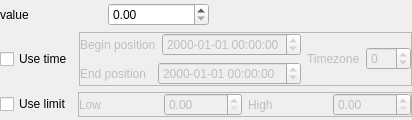
                <widget class="QWidget" name="dataValuesTab">
                 <layout class="QVBoxLayout" name="verticalLayout_11" stretch="1,2,1">
                  <property name="leftMargin">
                   <number>0</number>
                  </property>
                  <property name="topMargin">
                   <number>3</number>
                  </property>
                  <property name="rightMargin">
                   <number>0</number>
                  </property>
                  <property name="bottomMargin">
                   <number>3</number>
                  </property>
                  <item>
                   <layout class="QHBoxLayout" name="horizontalLayout_18" stretch="1,1,2">
                    <item>
                     <widget class="QLabel" name="label_30">
                      <property name="text">
                       <string>value</string>
                      </property>
                     </widget>
                    </item>
                    <item>
                     <widget class="QDoubleSpinBox" name="dvalueValue">
                      <property name="toolTip">
                       <string>the value to be assigned</string>
                      </property>
                     </widget>
                    </item>
                    <item>
                     <spacer name="horizontalSpacer_3">
                      <property name="orientation">
                       <enum>Qt::Horizontal</enum>
                      </property>
                      <property name="sizeHint" stdset="0">
                       <size>
                        <width>40</width>
                        <height>20</height>
                       </size>
                      </property>
                     </spacer>
                    </item>
                   </layout>
                  </item>
                  <item>
                   <layout class="QHBoxLayout" name="horizontalLayout_19" stretch="1,7">
                    <property name="leftMargin">
                     <number>0</number>
                    </property>
                    <item>
                     <widget class="QCheckBox" name="dvalueTime">
                      <property name="text">
                       <string>Use time</string>
                      </property>
                     </widget>
                    </item>
                    <item>
                     <widget class="QFrame" name="dvalueFrame">
                      <property name="enabled">
                       <bool>false</bool>
                      </property>
                      <property name="frameShape">
                       <enum>QFrame::StyledPanel</enum>
                      </property>
                      <property name="frameShadow">
                       <enum>QFrame::Raised</enum>
                      </property>
                      <layout class="QHBoxLayout" name="horizontalLayout_43" stretch="2,1">
                       <property name="margin">
                        <number>0</number>
                       </property>
                       <item>
                        <layout class="QVBoxLayout" name="verticalLayout_3">
                         <property name="bottomMargin">
                          <number>0</number>
                         </property>
                         <item>
                          <layout class="QHBoxLayout" name="horizontalLayout_50" stretch="1,2">
                           <property name="bottomMargin">
                            <number>0</number>
                           </property>
                           <item>
                            <widget class="QLabel" name="label_31">
                             <property name="text">
                              <string>Begin position</string>
                             </property>
                            </widget>
                           </item>
                           <item>
                            <widget class="QDateTimeEdit" name="dvalueBegin">
                             <property name="displayFormat">
                              <string>yyyy-MM-dd hh:mm:ss</string>
                             </property>
                            </widget>
                           </item>
                          </layout>
                         </item>
                         <item>
                          <layout class="QHBoxLayout" name="horizontalLayout_51" stretch="1,2">
                           <item>
                            <widget class="QLabel" name="label_32">
                             <property name="text">
                              <string>End position</string>
                             </property>
                            </widget>
                           </item>
                           <item>
                            <widget class="QDateTimeEdit" name="dvalueEnd">
                             <property name="displayFormat">
                              <string>yyyy-MM-dd hh:mm:ss</string>
                             </property>
                            </widget>
                           </item>
                          </layout>
                         </item>
                        </layout>
                       </item>
                       <item>
                        <layout class="QVBoxLayout" name="verticalLayout_18">
                         <property name="bottomMargin">
                          <number>0</number>
                         </property>
                         <item>
                          <layout class="QHBoxLayout" name="horizontalLayout_52">
                           <item>
                            <widget class="QLabel" name="label_49">
                             <property name="text">
                              <string>Timezone</string>
                             </property>
                            </widget>
                           </item>
                           <item>
                            <widget class="QSpinBox" name="dvalueTz">
                             <property name="minimum">
                              <number>-12</number>
                             </property>
                             <property name="maximum">
                              <number>12</number>
                             </property>
                            </widget>
                           </item>
                          </layout>
                         </item>
                        </layout>
                       </item>
                      </layout>
                     </widget>
                    </item>
                   </layout>
                  </item>
                  <item>
                   <layout class="QHBoxLayout" name="horizontalLayout_64" stretch="0,7">
                    <property name="leftMargin">
                     <number>0</number>
                    </property>
                    <item>
                     <widget class="QCheckBox" name="dvalueUse">
                      <property name="text">
                       <string>Use limit</string>
                      </property>
                     </widget>
                    </item>
                    <item>
                     <widget class="QFrame" name="dvalueFrameVal">
                      <property name="enabled">
                       <bool>false</bool>
                      </property>
                      <property name="frameShape">
                       <enum>QFrame::StyledPanel</enum>
                      </property>
                      <property name="frameShadow">
                       <enum>QFrame::Raised</enum>
                      </property>
                      <layout class="QHBoxLayout" name="horizontalLayout_65">
                       <property name="margin">
                        <number>0</number>
                       </property>
                       <item>
                        <widget class="QLabel" name="label_37">
                         <property name="text">
                          <string>Low</string>
                         </property>
                        </widget>
                       </item>
                       <item>
                        <widget class="QDoubleSpinBox" name="dvalueLow"/>
                       </item>
                       <item>
                        <widget class="QLabel" name="label_56">
                         <property name="text">
                          <string>High</string>
                         </property>
                        </widget>
                       </item>
                       <item>
                        <widget class="QDoubleSpinBox" name="dvalueHigh"/>
                       </item>
                      </layout>
                     </widget>
                    </item>
                   </layout>
                  </item>
                 </layout>
                </widget>
